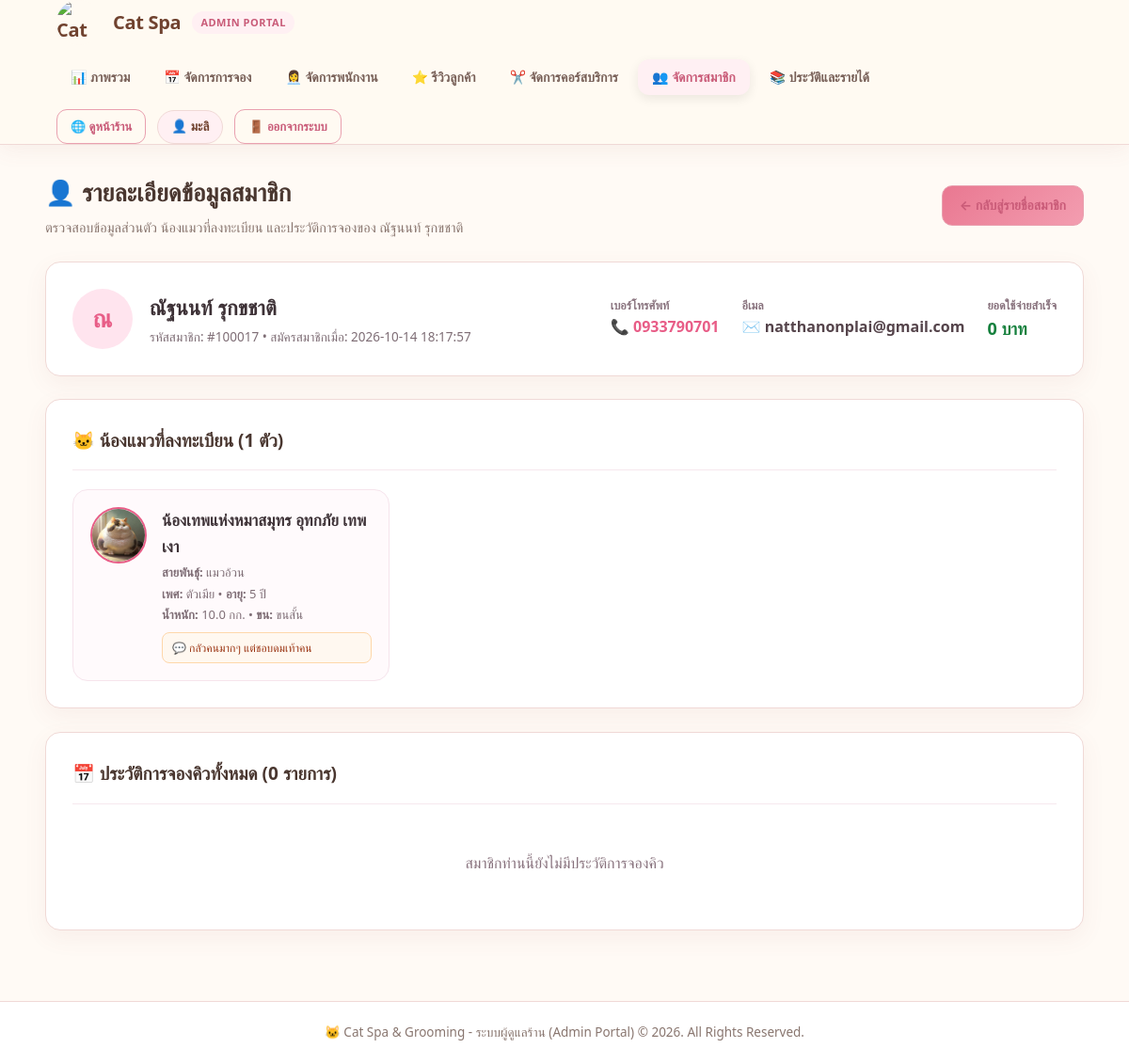
Screenshot of /admin/members/100017 (signed in) with the database file from the repository.
### tables this page shows
CREATE TABLE users (

            user_id INTEGER PRIMARY KEY AUTOINCREMENT,

            name TEXT NOT NULL,

            email TEXT NOT NULL UNIQUE,

            phone TEXT NOT NULL,

            password TEXT NOT NULL,

            role TEXT DEFAULT 'customer',

            created_at TIMESTAMP DEFAULT CURRENT_TIMESTAMP

        , terms_accepted_at TEXT, terms_version TEXT, privacy_acknowledged_at TEXT, privacy_version TEXT);

CREATE TABLE cats (
            cat_id INTEGER PRIMARY KEY AUTOINCREMENT,
            user_id INTEGER NOT NULL,
            cat_name TEXT NOT NULL,
            breed TEXT,
            gender TEXT,
            age INTEGER,
            weight REAL,
            notes TEXT,
            created_at TIMESTAMP DEFAULT CURRENT_TIMESTAMP, coat_type TEXT, image TEXT,
            FOREIGN KEY (user_id) REFERENCES users(user_id)
        );

### app.py (the view)
@app.route("/admin/members/<int:user_id>")
@admin_required
def admin_member_detail(user_id):
    connection = get_db_connection()
    member = connection.execute("""
        SELECT user_id, name, email, phone, created_at
        FROM users
        WHERE user_id = ? AND role = 'customer'
    """, (user_id,)).fetchone()
    if member is None:
        connection.close()
        flash("ไม่พบสมาชิกที่ระบุ", "error")
        return redirect(url_for("admin_members"))
    cats = connection.execute("""
        SELECT cat_id, cat_name, breed, gender, age,
               weight, coat_type, notes, image
        FROM cats
        WHERE user_id = ?
        ORDER BY cat_id DESC

    """, (user_id,)).fetchall()
    bookings = connection.execute("""
        SELECT
            b.booking_id,
            b.service_name,
            b.service_description,
            b.price,
            b.booking_date,
            b.booking_time,
            b.status,
            b.notes,
            b.delivery_type,
            b.delivery_fee,
            b.pickup_address,
            b.latitude,
            b.longitude,
            b.delivery_notes,
            b.distance_km,
            b.payment_method,
            b.payment_status,
            b.payment_slip,
            b.slip_uploaded_at,
            c.cat_name
        FROM bookings b
        LEFT JOIN cats c ON c.cat_id = b.cat_id
        WHERE b.user_id = ?
        ORDER BY b.booking_date DESC, b.booking_time DESC

    """, (user_id,)).fetchall()
    completed_spent = sum(b["price"] for b in bookings if b["status"] == "เสร็จสิ้น")
    connection.close()
    return render_template(
        "admin_member_detail.html",
        member=member,
        cats=cats,
        bookings=bookings,
        completed_spent=completed_spent
    )

### templates/admin_member_detail.html (shortened to what this page needs)
{% extends "admin_base.html" %}
{% block content %}
<div class="admin-page-header">
    <div class="page-title">
        <h1>👤 รายละเอียดข้อมูลสมาชิก</h1>
        <p>ตรวจสอบข้อมูลส่วนตัว น้องแมวที่ลงทะเบียน และประวัติการจองของ {{ member['name'] }}</p>
    </div>
    <div class="header-actions">
        <a href="{{ url_for('admin_members') }}" class="admin-btn admin-btn-outline-primary">
            ← กลับสู่รายชื่อสมาชิก
        </a>
    </div>
</div>
<div class="admin-card" style="margin-bottom: 24px;">
    <div style="display: flex; align-items: center; justify-content: space-between; flex-wrap: wrap; gap: 20px;">
        <div style="display: flex; align-items: center; gap: 18px;">
            <div style="width: 64px; height: 64px; border-radius: 50%; background: #ffe4ee; color: #e85d87; display: flex; align-items: center; justify-content: center; font-size: 26px; font-weight: 800;">
                {{ member['name'][:1] }}
            </div>
            <div>
                <h2 style="font-size: 22px; font-weight: 800; color: #3d3136; margin-bottom: 4px;">
                    {{ member['name'] }}
                </h2>
                <div style="font-size: 13.5px; color: #7f6e76;">
                    รหัสสมาชิก: #{{ member['user_id'] }} • สมัครสมาชิกเมื่อ: {{ member['created_at'] or '-' }}
                </div>
            </div>
        </div>
        <div style="display: flex; gap: 24px; flex-wrap: wrap;">
            <div>
                <div style="font-size: 12.5px; color: #88727d; font-weight: 600;">เบอร์โทรศัพท์</div>
                <div style="font-size: 16px; font-weight: 700;">
                    {% if member['phone'] %}
                        <a href="tel:{{ member['phone'] }}" style="color: #e85d87; text-decoration: none;">
                            📞 {{ member['phone'] }}
                        </a>
                    {% else %}
                        -
                    {% endif %}
                </div>
            </div>
            <div>
                <div style="font-size: 12.5px; color: #88727d; font-weight: 600;">อีเมล</div>
                <div style="font-size: 16px; font-weight: 700;">
                    {% if member['email'] %}
                        <a href="mailto:{{ member['email'] }}" style="color: #55444b; text-decoration: none;">
                            ✉️ {{ member['email'] }}
                        </a>
                    {% else %}
                        -
                    {% endif %}
                </div>
            </div>
            <div>
                <div style="font-size: 12.5px; color: #88727d; font-weight: 600;">ยอดใช้จ่ายสำเร็จ</div>
                <div style="font-size: 18px; font-weight: 800; color: #15803d;">
                    {{ "{:,}".format(completed_spent) }} บาท
                </div>
            </div>
        </div>
    </div>
</div>
<div class="admin-card">
    <div class="admin-card-header">
        <h2>🐱 น้องแมวที่ลงทะเบียน ({{ cats|length }} ตัว)</h2>
    </div>
    {% if cats %}
        <div style="display: grid; grid-template-columns: repeat(auto-fill, minmax(280px, 1fr)); gap: 18px;">
            {% for cat in cats %}
            <div style="background: #fffafc; border: 1px solid #f6e4ec; border-radius: 16px; padding: 18px; display: flex; gap: 16px; align-items: flex-start;">
                <div>
                    {% if cat['image'] %}
                        <img src="{{ url_for('uploaded_cat_image', filename=cat['image']) }}" alt="{{ cat['cat_name'] }}" style="width: 60px; height: 60px; border-radius: 50%; object-fit: cover; border: 2px solid #e85d87;">
                    {% else %}
                        <div style="width: 60px; height: 60px; border-radius: 50%; background: #ffe4ee; display: flex; align-items: center; justify-content: center; font-size: 28px;">
                            🐱
                        </div>
                    {% endif %}
                </div>
                <div style="flex: 1;">
                    <h3 style="font-size: 17px; font-weight: 800; color: #3d3136; margin-bottom: 4px;">
                        น้อง{{ cat['cat_name'] }}
                    </h3>
                    <div style="font-size: 13px; color: #7f6e76; margin-bottom: 2px;">
                        <strong>สายพันธุ์:</strong> {{ cat['breed'] or '-' }}
                    </div>
                    <div style="font-size: 13px; color: #7f6e76; margin-bottom: 2px;">
                        <strong>เพศ:</strong> {{ cat['gender'] or '-' }} • <strong>อายุ:</strong> {{ cat['age'] if cat['age'] is not none else '-' }} ปี
                    </div>
                    <div style="font-size: 13px; color: #7f6e76; margin-bottom: 2px;">
                        <strong>น้ำหนัก:</strong> {{ cat['weight'] if cat['weight'] is not none else '-' }} กก. • <strong>ขน:</strong> {{ cat['coat_type'] or '-' }}
                    </div>
                    {% if cat['notes'] %}
                        <div style="font-size: 12px; color: #9a3412; background: #fff8f0; border: 1px solid #fed7aa; border-radius: 8px; padding: 6px 10px; margin-top: 8px;">
                            💬 {{ cat['notes'] }}
                        </div>
                    {% endif %}
                </div>
            </div>
            {% endfor %}
        </div>
    {% else %}
        <div style="text-align: center; padding: 30px; color: #88727d;">
            สมาชิกท่านนี้ยังไม่ได้เพิ่มข้อมูลน้องแมวในระบบ
        </div>
    {% endif %}
</div>
<div class="admin-card">
    <div class="admin-card-header">
        <h2>📅 ประวัติการจองคิวทั้งหมด ({{ bookings|length }} รายการ)</h2>
    </div>
    {% if bookings %}
        <div class="table-responsive">
            <table class="admin-table">
                <thead>
                    <tr>
                        <th>รหัสจอง</th>
                        <th>น้องแมว</th>
                        <th>บริการ</th>
                        <th>วันและเวลานัดหมาย</th>
                        <th>ราคา</th>
                        <th>สถานะ</th>
                        <th>หมายเหตุ</th>
                        <th>จัดการ</th>
                    </tr>
                </thead>
                <tbody>
                    {% for b in bookings %}
                    <tr>
                        <td><strong>#{{ b['booking_id'] }}</strong></td>
                                <td>
                                    <div style="display: flex; align-items: center; gap: 8px;">
                                        {% if b['cat_image'] %}
                                            <a href="{{ url_for('uploaded_cat_image', filename=b['cat_image']) }}" target="_blank" title="คลิกดูรูปเต็ม">
                                                <img src="{{ url_for('uploaded_cat_image', filename=b['cat_image']) }}" alt="{{ b['cat_name'] }}" style="width: 32px; height: 32px; border-radius: 50%; object-fit: cover; border: 1.5px solid #e85d87;">
                                            </a>
                                        {% endif %}
                                        <span>น้อง{{ b['cat_name'] or '-' }}</span>
                                    </div>
                                </td>
                        <td>
                            <strong>{{ b['service_name'] }}</strong>
                            {% if b['service_description'] %}
                                <div style="font-size: 12px; color: #7f6e76;">{{ b['service_description'] }}</div>
                            {% endif %}
                            {% if b['delivery_type'] and b['delivery_type'] != 'none' %}
                                <div style="font-size: 11.5px; color: #c2255c; margin-top: 3px;">
                                    🚗 รับ-ส่ง (+{{ "{:,}".format(b['delivery_fee']) }}฿)
                                    {% if b['latitude'] and b['longitude'] %}
                                        • <a href="https://www.google.com/maps?q={{ b['latitude'] }},{{ b['longitude'] }}" target="_blank" style="color: #2b8a3e; text-decoration: none;">🗺️ แผนที่</a>
                                    {% endif %}
                                </div>
                            {% endif %}
                        </td>
                        <td>
                            📅 {{ b['booking_date'] }}<br>
                            <span style="font-size: 12.5px; color: #88727d;">🕒 {{ b['booking_time'] }} น.</span>
                        </td>
                        <td>
                            <strong style="color: #e85d87;">{{ "{:,}".format(b['price']) }} ฿</strong>
                            <div style="font-size: 11px; margin-top: 3px;">
                                {% if b['payment_method'] == 'qr_code' %}
                                    <span style="color: #0284c7;">📱 QR พร้อมเพย์</span>
                                    {% if b['payment_slip'] %}
                                        • <a href="{{ url_for('uploaded_payment_slip', filename=b['payment_slip']) }}" target="_blank" style="color: #0284c7;">สลิป</a>
                                    {% endif %}
                                {% else %}
                                    <span style="color: #92400e;">💵 จ่ายหน้าร้าน</span>
                                {% endif %}
                            </div>
                        </td>
                        <td>
                            {% if b['status'] == 'รอยืนยัน' %}
                                <span class="admin-badge badge-pending">⏳ รอยืนยัน</span>
                            {% elif b['status'] == 'ยืนยันแล้ว' %}
                                <span class="admin-badge badge-confirmed">✅ ยืนยันแล้ว</span>
                            {% elif b['status'] == 'เสร็จสิ้น' %}
                                <span class="admin-badge badge-completed">🏁 เสร็จสิ้น</span>
                            {% else %}
                                <span class="admin-badge badge-rejected">❌ {{ b['status'] }}</span>
                            {% endif %}
                        </td>
                        <td>
                            <span style="font-size: 12.5px; color: #7f6e76;">{{ b['notes'] or '-' }}</span>
                        </td>
                        <td>
                            {% if b['status'] == 'รอยืนยัน' %}
                                <form method="POST" action="{{ url_for('admin_update_booking_status', booking_id=b['booking_id']) }}" style="display:inline;">
                                    <input type="hidden" name="status" value="ยืนยันแล้ว">
                                    <button type="submit" class="admin-btn admin-btn-success admin-btn-sm" onclick="return confirm('ยืนยันคิวนี้หรือไม่?')">
                                        ✓ รับคิว
                                    </button>
                                </form>
                            {% elif b['status'] == 'ยืนยันแล้ว' %}
                                <form method="POST" action="{{ url_for('admin_update_booking_status', booking_id=b['booking_id']) }}" style="display:inline;">
                                    <input type="hidden" name="status" value="เสร็จสิ้น">
                                    <button type="submit" class="admin-btn admin-btn-primary admin-btn-sm" onclick="return confirm('บันทึกว่าเสร็จสิ้นแล้วหรือไม่?')">
                                        ✓ เสร็จสิ้น
                                    </button>
                                </form>
                            {% else %}
                                <span style="font-size: 12.5px; color: #88727d;">-</span>
                            {% endif %}
                        </td>
                    </tr>
                    {% endfor %}
                </tbody>
            </table>
        </div>
    {% else %}
        <div style="text-align: center; padding: 30px; color: #88727d;">
            สมาชิกท่านนี้ยังไม่มีประวัติการจองคิว
        </div>
    {% endif %}
</div>
{% endblock %}

### rows the page displays
users: name "ณัฐนนท์ รุกขชาติ", name "ณ", user_id "100017", created_at "2026-10-14 18:17:57", phone "0933790701", email "natthanonplai@gmail.com"
cats: image (picture), cat_name "เทพแห่งหมาสมุทร อุทกภัย เทพเงา", breed "แมวอ้วน", gender "ตัวเมีย", age "5", weight "10.0", coat_type "ขนสั้น", notes "กลัวคนมากๆ แต่ชอบดมเท้าคน"

### other values shown
{{ session.get('name', 'Admin') }} "มะลิ"
{{ "{:,}".format(completed_spent) }} "0"
{{ cats|length }} "1"
{{ bookings|length }} "0"
